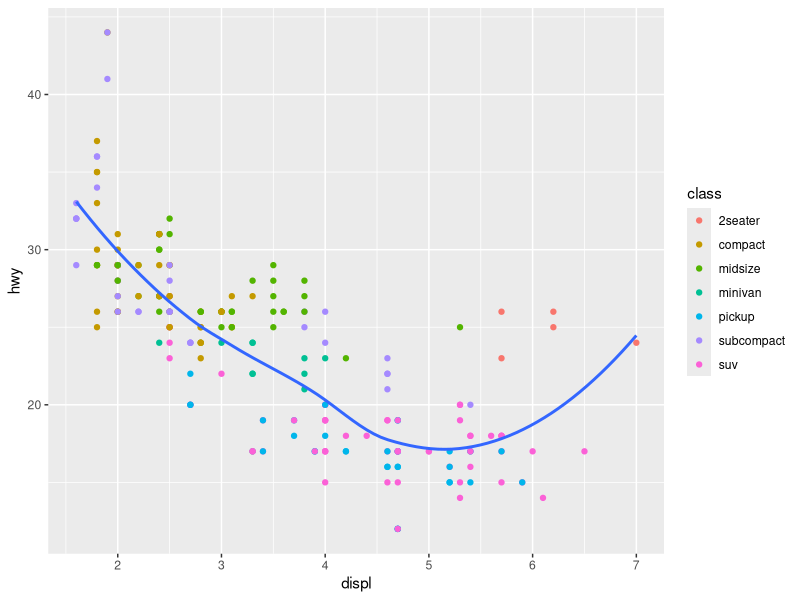
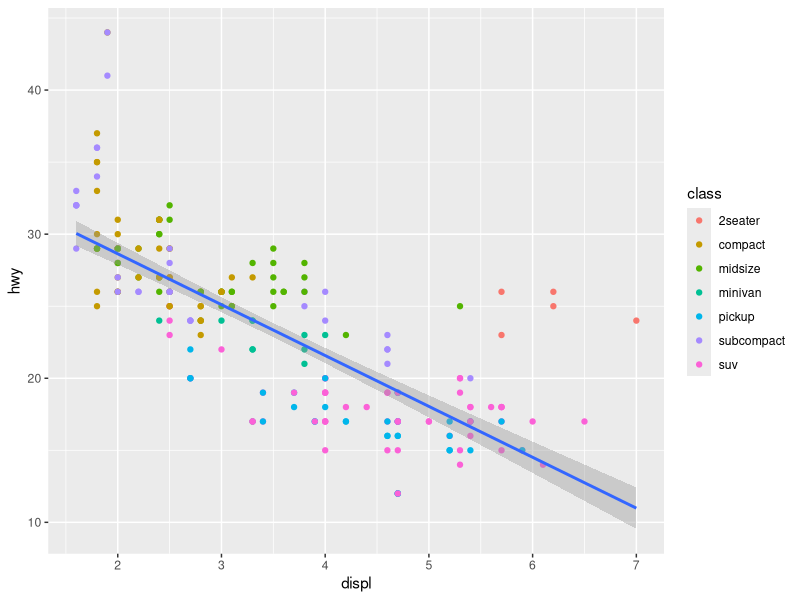

The R source for these figures, in order:
## ---- chunk 1
library(ggplot2)
library(tidyverse)
ggplot(mpg,aes(displ,hwy))+geom_point(aes(color=class))+geom_smooth(se=FALSE)
## ---- chunk 2
ggplot(mpg,aes(displ,hwy))+geom_point(aes(color=class))+geom_smooth(method="lm")
